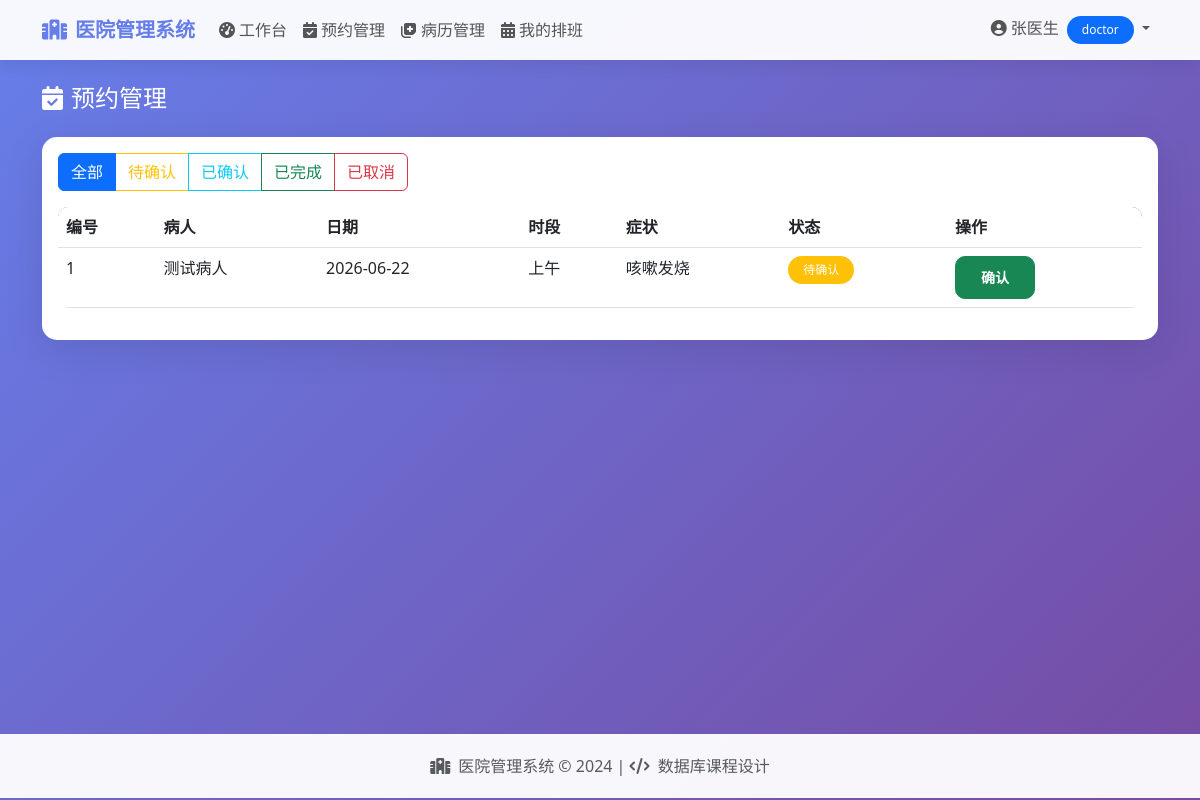
The app's page /doctor/appointments (signed in) with its own data.
### app.py (models this page shows, shortened)
class User(db.Model):
    __tablename__ = 'users'
    id = db.Column(db.Integer, primary_key=True)
    username = db.Column(db.String(80), unique=True, nullable=False, index=True)
    password_hash = db.Column(db.String(200), nullable=False)
    name = db.Column(db.String(100), nullable=False)
    role = db.Column(db.String(20), nullable=False)  # admin, doctor, patient
    phone = db.Column(db.String(20))
    email = db.Column(db.String(100))
    created_at = db.Column(db.DateTime, default=datetime.utcnow)
    department = db.Column(db.String(100))  # 科室
    title = db.Column(db.String(50))  # 职称
    description = db.Column(db.Text)  # 简介
    gender = db.Column(db.String(10))
    age = db.Column(db.Integer)
    address = db.Column(db.String(200))

class Appointment(db.Model):
    __tablename__ = 'appointments'
    id = db.Column(db.Integer, primary_key=True)
    patient_id = db.Column(db.Integer, db.ForeignKey('users.id'), nullable=False, index=True)
    doctor_id = db.Column(db.Integer, db.ForeignKey('users.id'), nullable=False, index=True)
    appointment_date = db.Column(db.Date, nullable=False, index=True)
    time_slot = db.Column(db.String(20), nullable=False)  # 上午/下午
    status = db.Column(db.String(20), default='pending')  # pending, confirmed, completed, cancelled
    symptom = db.Column(db.Text)  # 症状描述
    created_at = db.Column(db.DateTime, default=datetime.utcnow)
    patient = db.relationship('User', foreign_keys=[patient_id], backref='appointments_as_patient')
    doctor = db.relationship('User', foreign_keys=[doctor_id], backref='appointments_as_doctor')

### app.py (the view)
@app.route('/doctor/appointments')
@login_required
@role_required('doctor')
def doctor_appointments():
    status = request.args.get('status', '')
    page = request.args.get('page', 1, type=int)
    query = Appointment.query.filter_by(doctor_id=current_user.id)
    if status:
        query = query.filter_by(status=status)
    appointments = query.order_by(Appointment.appointment_date.desc()).paginate(page=page, per_page=10)
    return render_template('doctor/appointments.html', appointments=appointments, status_filter=status)

### app.py (called while the page is built)
def role_required(*roles):
    def decorator(f):
        @wraps(f)
        def decorated_function(*args, **kwargs):
            if not current_user.is_authenticated:
                return redirect(url_for('login'))
            if current_user.role not in roles:
                flash("您没有权限访问此页面", "danger")
                return redirect(url_for('index'))
            return f(*args, **kwargs)
        return decorated_function
    return decorator

@login_manager.user_loader
def load_user(user_id):
    return User.query.get(int(user_id))

### templates/doctor/appointments.html (shortened to what this page needs)
{% extends "base.html" %}
{% block content %}
<div class="fade-in">
    <h4 class="text-white mb-4"><i class="fas fa-calendar-check me-2"></i>预约管理</h4>
    <div class="card">
        <div class="card-body">
            <div class="mb-3">
                <div class="btn-group">
                    <a href="{{ url_for('doctor_appointments') }}" class="btn btn-outline-primary {{ 'active' if not status_filter }}">全部</a>
                    <a href="{{ url_for('doctor_appointments', status='pending') }}" class="btn btn-outline-warning {{ 'active' if status_filter == 'pending' }}">待确认</a>
                    <a href="{{ url_for('doctor_appointments', status='confirmed') }}" class="btn btn-outline-info {{ 'active' if status_filter == 'confirmed' }}">已确认</a>
                    <a href="{{ url_for('doctor_appointments', status='completed') }}" class="btn btn-outline-success {{ 'active' if status_filter == 'completed' }}">已完成</a>
                    <a href="{{ url_for('doctor_appointments', status='cancelled') }}" class="btn btn-outline-danger {{ 'active' if status_filter == 'cancelled' }}">已取消</a>
                </div>
            </div>
            <div class="table-responsive">
                <table class="table table-hover">
                    <thead>
                        <tr>
                            <th>编号</th>
                            <th>病人</th>
                            <th>日期</th>
                            <th>时段</th>
                            <th>症状</th>
                            <th>状态</th>
                            <th>操作</th>
                        </tr>
                    </thead>
                    <tbody>
                        {% for apt in appointments.items %}
                        <tr>
                            <td>{{ apt.id }}</td>
                            <td>{{ apt.patient.name if apt.patient else '未知' }}</td>
                            <td>{{ apt.appointment_date }}</td>
                            <td>{{ apt.time_slot }}</td>
                            <td>{{ apt.symptom or '无' }}</td>
                            <td>
                                {% if apt.status == 'pending' %}
                                <span class="badge bg-warning">待确认</span>
                                {% elif apt.status == 'confirmed' %}
                                <span class="badge bg-info">已确认</span>
                                {% elif apt.status == 'completed' %}
                                <span class="badge bg-success">已完成</span>
                                {% elif apt.status == 'cancelled' %}
                                <span class="badge bg-danger">已取消</span>
                                {% endif %}
                            </td>
                            <td>
                                {% if apt.status == 'pending' %}
                                <a href="{{ url_for('doctor_confirm_appointment', id=apt.id) }}" class="btn btn-sm btn-success">确认</a>
                                {% elif apt.status == 'confirmed' %}
                                <a href="{{ url_for('doctor_complete_appointment', id=apt.id) }}" class="btn btn-sm btn-primary">完成就诊</a>
                                {% endif %}
                            </td>
                        </tr>
                        {% else %}
                        <tr>
                            <td colspan="7" class="text-center text-muted py-4">暂无预约记录</td>
                        </tr>
                        {% endfor %}
                    </tbody>
                </table>
            </div>
        </div>
    </div>
</div>
{% endblock %}

### templates/base.html (shortened to what this page needs)
<!DOCTYPE html>
<html lang="zh-CN">
<head>
    <link href="https://cdn.bootcdn.net/ajax/libs/twitter-bootstrap/5.3.0/css/bootstrap.min.css" rel="stylesheet">
    <link href="https://cdn.bootcdn.net/ajax/libs/font-awesome/6.4.0/css/all.min.css" rel="stylesheet">
</head>
<body>
    <nav class="navbar navbar-expand-lg">
        <div class="container">
            <a class="navbar-brand" href="{{ url_for('index') }}">
                <i class="fas fa-hospital me-2"></i>医院管理系统
            </a>
            <div class="collapse navbar-collapse" id="navbarNav">
                <ul class="navbar-nav me-auto">
                    {% if current_user.is_authenticated %}
                        {% if current_user.role == 'admin' %}
                        <li class="nav-item">
                            <a class="nav-link" href="{{ url_for('admin_dashboard') }}">
                                <i class="fas fa-tachometer-alt me-1"></i>控制台
                            </a>
                        </li>
                        <li class="nav-item dropdown">
                            <a class="nav-link dropdown-toggle" href="#" role="button" data-bs-toggle="dropdown">
                                <i class="fas fa-cog me-1"></i>系统管理
                            </a>
                            <ul class="dropdown-menu">
                                <li><a class="dropdown-item" href="{{ url_for('admin_doctors') }}"><i class="fas fa-user-md me-2"></i>医生管理</a></li>
                                <li><a class="dropdown-item" href="{{ url_for('admin_patients') }}"><i class="fas fa-user me-2"></i>病人管理</a></li>
                                <li><a class="dropdown-item" href="{{ url_for('admin_departments') }}"><i class="fas fa-building me-2"></i>科室管理</a></li>
                                <li><a class="dropdown-item" href="{{ url_for('admin_drugs') }}"><i class="fas fa-pills me-2"></i>药品管理</a></li>
                                <li><a class="dropdown-item" href="{{ url_for('admin_schedules') }}"><i class="fas fa-calendar-alt me-2"></i>排班管理</a></li>
                            </ul>
                        </li>
                        <li class="nav-item">
                            <a class="nav-link" href="{{ url_for('admin_appointments') }}">
                                <i class="fas fa-calendar-check me-1"></i>预约管理
                            </a>
                        </li>
                        <li class="nav-item">
                            <a class="nav-link" href="{{ url_for('admin_medical_records') }}">
                                <i class="fas fa-notes-medical me-1"></i>病历管理
                            </a>
                        </li>
                        {% elif current_user.role == 'doctor' %}
                        <li class="nav-item">
                            <a class="nav-link" href="{{ url_for('doctor_dashboard') }}">
                                <i class="fas fa-tachometer-alt me-1"></i>工作台
                            </a>
                        </li>
                        <li class="nav-item">
                            <a class="nav-link" href="{{ url_for('doctor_appointments') }}">
                                <i class="fas fa-calendar-check me-1"></i>预约管理
                            </a>
                        </li>
                        <li class="nav-item">
                            <a class="nav-link" href="{{ url_for('doctor_records') }}">
                                <i class="fas fa-notes-medical me-1"></i>病历管理
                            </a>
                        </li>
                        <li class="nav-item">
                            <a class="nav-link" href="{{ url_for('doctor_schedule') }}">
                                <i class="fas fa-calendar-alt me-1"></i>我的排班
                            </a>
                        </li>
                        {% endif %}
                    {% endif %}
                </ul>
                <ul class="navbar-nav">
                    {% if current_user.is_authenticated %}
                    <li class="nav-item dropdown">
                        <a class="nav-link dropdown-toggle" href="#" role="button" data-bs-toggle="dropdown">
                            <i class="fas fa-user-circle me-1"></i>{{ current_user.name }}
                            <span class="badge bg-primary ms-1">{{ current_user.role }}</span>
                        </a>
                    </li>
                    {% endif %}
                </ul>
            </div>
        </div>
    </nav>
    <div class="container mt-4 content-wrapper">
        {% block content %}{% endblock %}
    </div>
    <footer class="footer">
        <div class="container text-center">
            <p class="mb-0 text-muted">
                <i class="fas fa-hospital me-2"></i>医院管理系统 &copy; 2024 |
                <i class="fas fa-code me-1"></i> 数据库课程设计
            </p>
        </div>
    </footer>
</body>
</html>

### templates/base.html (style rules this page uses)
body { background: linear-gradient(135deg, #667eea 0%, #764ba2 100%); min-height: 100vh; }
.card { border: none; border-radius: 15px; box-shadow: 0 10px 40px rgba(0,0,0,0.1); }
.navbar { background: rgba(255,255,255,0.95) !important; backdrop-filter: blur(10px); box-shadow: 0 2px 20px rgba(0,0,0,0.1); }
.navbar-brand { font-weight: 700; color: #667eea !important; }
.nav-link { font-weight: 500; color: #555 !important; transition: all 0.3s; }
.btn-success { border-radius: 10px; padding: 10px 25px; font-weight: 600; }
.table { border-radius: 10px; overflow: hidden; }
.table thead { background: linear-gradient(135deg, #667eea 0%, #764ba2 100%); color: white; }
.footer { background: rgba(255,255,255,0.95); padding: 20px 0; margin-top: 50px; }
.badge { padding: 8px 15px; border-radius: 20px; font-weight: 500; }
.content-wrapper { min-height: calc(100vh - 200px); }
.fade-in { animation: fadeIn 0.5s ease; }

### records on screen
User: name "张医生", role "doctor"
Appointment: id "1", patient "测试病人", appointment_date "2026-06-22", time_slot "上午", symptom "咳嗽发烧", status "待确认"
